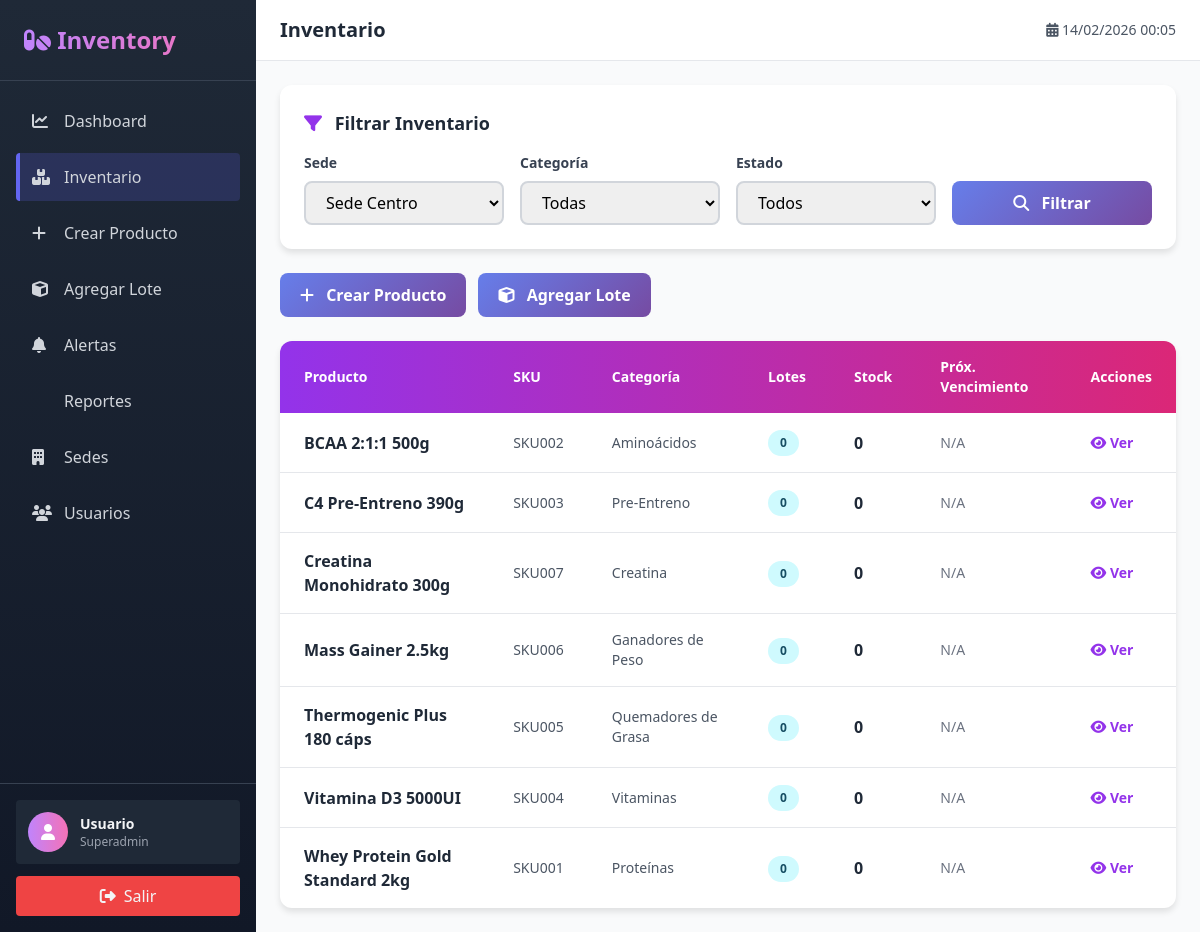
The app's page /index.php?action=inventory&sede=3 (signed in) with its own data.
### tables this page shows
CREATE TABLE productos (
    id INT PRIMARY KEY AUTO_INCREMENT,
    nombre VARCHAR(150) NOT NULL,
    codigo_sku VARCHAR(50) UNIQUE,
    categoria_id INT NOT NULL,
    descripcion TEXT,
    precio_costo DECIMAL(10, 2) NOT NULL,
    precio_venta DECIMAL(10, 2) NOT NULL,
    stock_minimo INT DEFAULT 10,
    estado ENUM('activo', 'inactivo') DEFAULT 'activo',
    created_at TIMESTAMP DEFAULT CURRENT_TIMESTAMP,
    updated_at TIMESTAMP DEFAULT CURRENT_TIMESTAMP ON UPDATE CURRENT_TIMESTAMP,
    FOREIGN KEY (categoria_id) REFERENCES categorias(id) ON DELETE RESTRICT,
    INDEX(nombre),
    INDEX(codigo_sku),
    INDEX(categoria_id)
);

CREATE TABLE categorias (
    id INT PRIMARY KEY AUTO_INCREMENT,
    nombre VARCHAR(100) NOT NULL UNIQUE,
    descripcion TEXT,
    created_at TIMESTAMP DEFAULT CURRENT_TIMESTAMP,
    updated_at TIMESTAMP DEFAULT CURRENT_TIMESTAMP ON UPDATE CURRENT_TIMESTAMP
);

### app/controllers/BaseController.php (called while the page is built, shortened)
<?php
class BaseController {
    protected $db;
    protected $usuario = null;
    public function __construct($db) {
        $this->db = $db;
        $this->verificarSesion();
    }
    protected function verificarSesion() {
        if (!isset($_SESSION['usuario_id'])) {
            if ($this->noEsRutaPublica()) {
                header('Location: /index.php?action=login');
                exit;
            }
        } else {
            $this->cargarUsuario();
        }
    }
    protected function cargarUsuario() {
        $usuario_id = $_SESSION['usuario_id'] ?? null;
        $query = "SELECT u.*, s.nombre as sede_nombre FROM usuarios u
                  LEFT JOIN sedes s ON u.sede_id = s.id
                  WHERE u.id = ?";
        $stmt = $this->db->prepare($query);
        $stmt->bind_param('i', $usuario_id);
        $stmt->execute();
        $result = $stmt->get_result();
        if ($result->num_rows > 0) {
            $this->usuario = $result->fetch_assoc();
        } else {
            session_destroy();
            header('Location: /index.php?action=login');
            exit;
        }
    }
    protected function usuarioActual() {
        return $this->usuario;
    }
    protected function renderizar($vista, $datos = []) {
        extract($datos);
        $archivo = __DIR__ . '/../views/' . $vista . '.php';
        include $archivo;
        include __DIR__ . '/../views/layout.php';
    }
}
?>

### app/controllers/InventoryController.php (called while the page is built, shortened)
<?php
class InventoryController extends BaseController
{
    public function listado()
    {
        $usuario = $this->usuarioActual();
        $filtro_sede = $_GET['sede'] ?? $usuario['sede_id'];
        $filtro_categoria = $_GET['categoria'] ?? '';
        $filtro_estado = $_GET['estado'] ?? '';
        $inventario = $this->obtenerInventario($filtro_sede, $filtro_categoria, $filtro_estado);
        $sedes = $this->obtenerSedes();
        $categorias = $this->obtenerCategorias();
        $this->renderizar('inventory/listado', [
            'inventario' => $inventario,
            'sedes' => $sedes,
            'categorias' => $categorias,
            'filtro_sede' => $filtro_sede,
            'filtro_categoria' => $filtro_categoria,
            'filtro_estado' => $filtro_estado,
            'usuario' => $usuario
        ]);
    }
    private function obtenerInventario($sede_id, $categoria = '', $estado = '')
    {
        $query = "SELECT
                    p.id as producto_id,
                    p.nombre,
                    p.codigo_sku,
                    c.nombre as categoria,
                    COUNT(lp.id) as total_lotes,
                    SUM(lp.cantidad_disponible) as stock_disponible,
                    MIN(lp.fecha_vencimiento) as proximo_vencimiento,
                    MIN(DATEDIFF(lp.fecha_vencimiento, CURDATE())) as dias_minimo,
                    SUM(CASE WHEN DATEDIFF(lp.fecha_vencimiento, CURDATE()) < 0 AND lp.cantidad_disponible > 0 THEN lp.cantidad_disponible ELSE 0 END) as cantidad_vencida
                 FROM productos p
                 LEFT JOIN categorias c ON p.categoria_id = c.id
                 LEFT JOIN lotes_productos lp ON p.id = lp.producto_id AND lp.sede_id = ? AND lp.cantidad_disponible > 0
                 WHERE p.estado = 'activo'";
        $params = [$sede_id];
        $types = 'i';
        $query .= " GROUP BY p.id, p.nombre, p.codigo_sku, c.nombre ORDER BY p.nombre ASC";
        $stmt = $this->db->prepare($query);
        if (!empty($params)) {
            $stmt->bind_param($types, ...$params);
        }
        $stmt->execute();
        $resultado = [];
        $result = $stmt->get_result();
        while ($row = $result->fetch_assoc()) {
            $resultado[] = $row;
        }
        return $resultado;
    }
    private function obtenerSedes()
    {
        $query = "SELECT id, nombre FROM sedes WHERE estado = 'activa' ORDER BY nombre";
        $result = $this->db->query($query);
        $sedes = [];
        while ($row = $result->fetch_assoc()) {
            $sedes[] = $row;
        }
        return $sedes;
    }
    private function obtenerCategorias()
    {
        $query = "SELECT id, nombre FROM categorias ORDER BY nombre";
        $result = $this->db->query($query);
        $categorias = [];
        while ($row = $result->fetch_assoc()) {
            $categorias[] = $row;
        }
        return $categorias;
    }
}

### app/views/inventory/listado.php (the view, shortened to what this page needs)
<div class="space-y-6">
    <div class="card p-6">
        <h3 class="text-lg font-bold text-gray-800 mb-4">
            <i class="fas fa-filter text-purple-600 mr-2"></i> Filtrar Inventario
        </h3>
        <form method="GET" action="/index.php?action=inventory" class="grid grid-cols-1 md:grid-cols-4 gap-4">
            <?php if ($usuario['rol'] === 'superadmin'): ?>
                <div>
                    <label class="block text-sm font-semibold text-gray-700 mb-2">Sede</label>
                    <select name="sede" class="w-full px-4 py-2 border-2 border-gray-300 rounded-lg focus:outline-none focus:border-purple-500 transition">
                        <?php foreach ($sedes as $sede): ?>
                            <option value="<?php echo $sede['id']; ?>" <?php echo ($filtro_sede == $sede['id']) ? 'selected' : ''; ?>>
                                <?php echo htmlspecialchars($sede['nombre']); ?>
                            </option>
                        <?php endforeach; ?>
                    </select>
                </div>
            <?php endif; ?>
            <div>
                <label class="block text-sm font-semibold text-gray-700 mb-2">Categoría</label>
                <select name="categoria" class="w-full px-4 py-2 border-2 border-gray-300 rounded-lg focus:outline-none focus:border-purple-500 transition">
                    <option value="">Todas</option>
                </select>
            </div>
            <div>
                <label class="block text-sm font-semibold text-gray-700 mb-2">Estado</label>
                <select name="estado" class="w-full px-4 py-2 border-2 border-gray-300 rounded-lg focus:outline-none focus:border-purple-500 transition">
                    <option value="">Todos</option>
                </select>
            </div>
            <div class="flex items-end">
                <button type="submit" class="btn-primary w-full">
                    <i class="fas fa-search mr-2"></i> Filtrar
                </button>
            </div>
        </form>
    </div>
    <div class="flex gap-3">
        <a href="/index.php?action=crear_producto" class="btn-primary">
            <i class="fas fa-plus mr-2"></i> Crear Producto
        </a>
        <a href="/index.php?action=agregar_lote" class="btn-primary">
            <i class="fas fa-cube mr-2"></i> Agregar Lote
        </a>
    </div>
    <div class="card overflow-hidden">
        <div class="overflow-x-auto">
            <table class="w-full">
                <thead class="bg-gradient-to-r from-purple-600 to-pink-600 text-white">
                    <tr>
                        <th class="px-6 py-4 text-left text-sm font-semibold">Producto</th>
                        <th class="px-6 py-4 text-left text-sm font-semibold">SKU</th>
                        <th class="px-6 py-4 text-left text-sm font-semibold">Categoría</th>
                        <th class="px-6 py-4 text-left text-sm font-semibold">Lotes</th>
                        <th class="px-6 py-4 text-left text-sm font-semibold">Stock</th>
                        <th class="px-6 py-4 text-left text-sm font-semibold">Próx. Vencimiento</th>
                        <th class="px-6 py-4 text-left text-sm font-semibold">Acciones</th>
                    </tr>
                </thead>
                <tbody class="divide-y">
                    <?php if (empty($inventario)): ?>
                        <tr>
                            <td colspan="7" class="px-6 py-8 text-center text-gray-500">
                                <i class="fas fa-inbox text-3xl mb-2"></i>
                                <p>No hay productos en el inventario</p>
                            </td>
                        </tr>
                    <?php else: ?>
                        <?php foreach ($inventario as $item): ?>
                            <tr class="hover:bg-gray-50 transition">
                                <td class="px-6 py-4">
                                    <div>
                                        <p class="font-semibold text-gray-800"><?php echo htmlspecialchars($item['nombre']); ?></p>
                                    </div>
                                </td>
                                <td class="px-6 py-4 text-sm text-gray-600"><?php echo htmlspecialchars($item['codigo_sku']); ?></td>
                                <td class="px-6 py-4 text-sm text-gray-600"><?php echo htmlspecialchars($item['categoria']); ?></td>
                                <td class="px-6 py-4">
                                    <span class="status-badge badge-info"><?php echo $item['total_lotes']; ?></span>
                                </td>
                                <td class="px-6 py-4">
                                    <span class="font-semibold text-gray-800"><?php echo $item['stock_disponible'] ?? 0; ?></span>
                                </td>
                                <td class="px-6 py-4 text-sm">
                                    <?php if ($item['proximo_vencimiento']): ?>
                                        <?php
                                        $dias = (new DateTime($item['proximo_vencimiento']))->diff(new DateTime())->days;
                                        $badge = $dias < 0 ? 'badge-danger' : ($dias <= 7 ? 'badge-warning' : 'badge-success');
                                        ?>
                                        <span class="status-badge <?php echo $badge; ?>">
                                            <?php echo date('d/m/Y', strtotime($item['proximo_vencimiento'])); ?>
                                        </span>
                                    <?php else: ?>
                                        <span class="text-gray-500">N/A</span>
                                    <?php endif; ?>
                                </td>
                                <td class="px-6 py-4 text-sm">
                                    <a href="/index.php?action=detalles_producto&id=<?php echo $item['producto_id']; ?>"
                                       class="text-purple-600 hover:text-purple-800 font-semibold mr-3">
                                        <i class="fas fa-eye"></i> Ver
                                    </a>
                                </td>
                            </tr>
                        <?php endforeach; ?>
                    <?php endif; ?>
                </tbody>
            </table>
        </div>
    </div>
</div>

### app/views/layout.php (style rules this page uses)
* { margin: 0; padding: 0; box-sizing: border-box; }
body { background: linear-gradient(135deg, #667eea 0%, #764ba2 100%); min-height: 100vh; font-family: 'Segoe UI', Tahoma, Geneva, Verdana, sans-serif; }
.card { background: white; border-radius: 12px; box-shadow: 0 4px 6px rgba(0, 0, 0, 0.1); transition: all 0.3s ease; }
.btn-primary { background: linear-gradient(135deg, #667eea 0%, #764ba2 100%); color: white; padding: 10px 20px; border-radius: 8px; border: none; cursor: pointer; transition: all 0.3s ease; font-weight: 600; }
.status-badge { padding: 4px 12px; border-radius: 20px; font-size: 12px; font-weight: 600; }
.badge-info { background-color: #cffafe; color: #164e63; }

### app/views/inventory/listado.php (style rules this page uses)
.status-badge { display: inline-block; padding: 4px 12px; border-radius: 20px; font-size: 12px; font-weight: 600; }
.badge-info { background-color: #cffafe; color: #164e63; }

### records on screen
productos: nombre "BCAA 2:1:1 500g", codigo_sku "SKU002", categoria.nombre "Aminoácidos", total_lotes "0", stock_disponible "0"
productos: nombre "C4 Pre-Entreno 390g", codigo_sku "SKU003", categoria.nombre "Pre-Entreno", total_lotes "0", stock_disponible "0"
productos: nombre "Creatina Monohidrato 300g", codigo_sku "SKU007", categoria.nombre "Creatina", total_lotes "0", stock_disponible "0"
productos: nombre "Mass Gainer 2.5kg", codigo_sku "SKU006", categoria.nombre "Ganadores de Peso", total_lotes "0", stock_disponible "0"
productos: nombre "Thermogenic Plus 180 cáps", codigo_sku "SKU005", categoria.nombre "Quemadores de Grasa", total_lotes "0", stock_disponible "0"
productos: nombre "Vitamina D3 5000UI", codigo_sku "SKU004", categoria.nombre "Vitaminas", total_lotes "0", stock_disponible "0"
productos: nombre "Whey Protein Gold Standard 2kg", codigo_sku "SKU001", categoria.nombre "Proteínas", total_lotes "0", stock_disponible "0"

### other values on screen
$item['label'] "Dashboard"
$item['label'] "Inventario"
$item['label'] "Crear Producto"
$item['label'] "Agregar Lote"
$item['label'] "Alertas"
$item['label'] "Reportes"
$item['label'] "Sedes"
$item['label'] "Usuarios"
substr($_SESSION['usuario_nombre'] ?? 'Usuario', 0, 20) "Usuario"
$_SESSION['rol'] "Superadmin"
$pageTitles[$action] "Inventario"
form field sede "Sede Centro"
